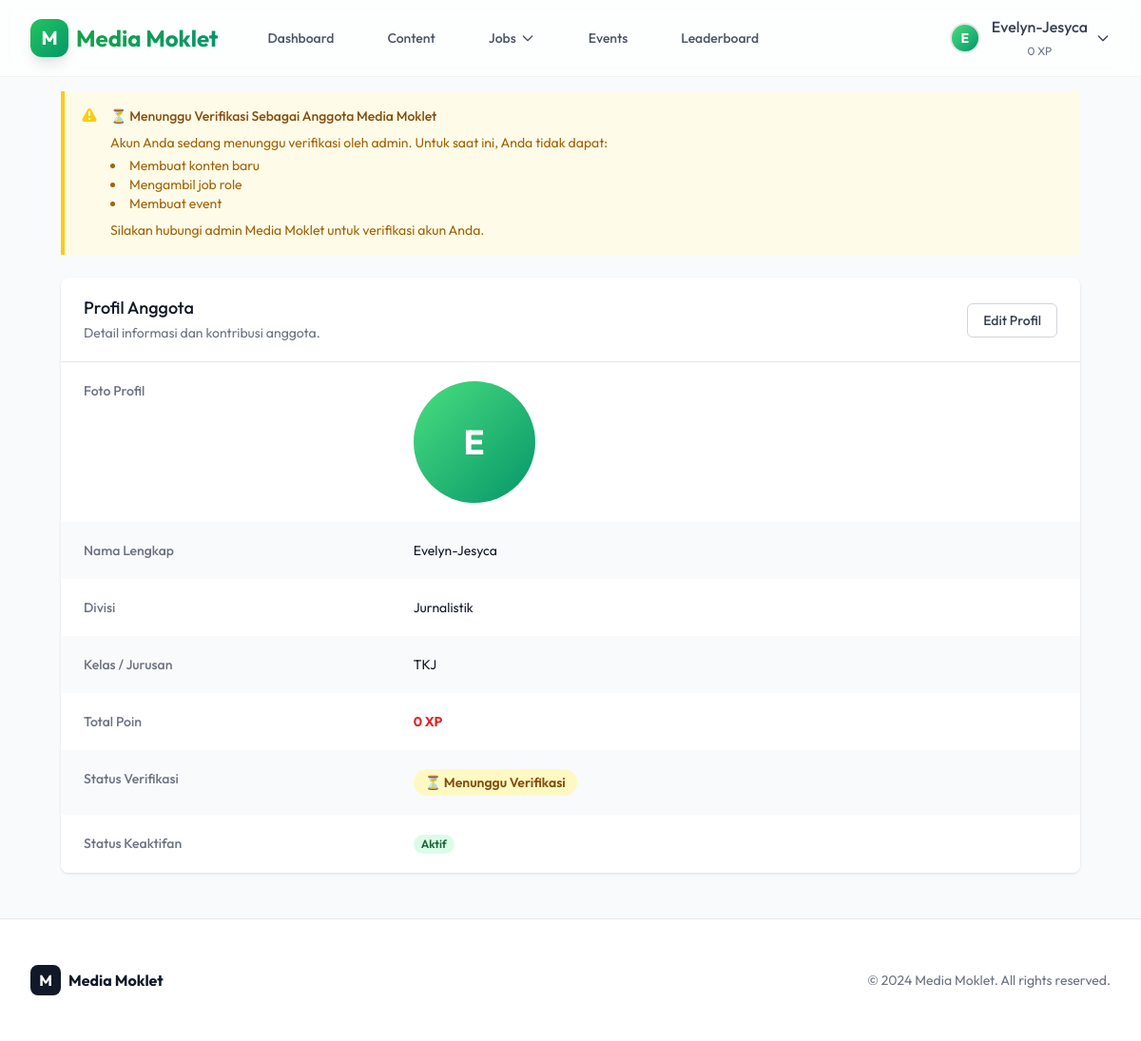
The app's page /auth/profile/ (signed in), older data.
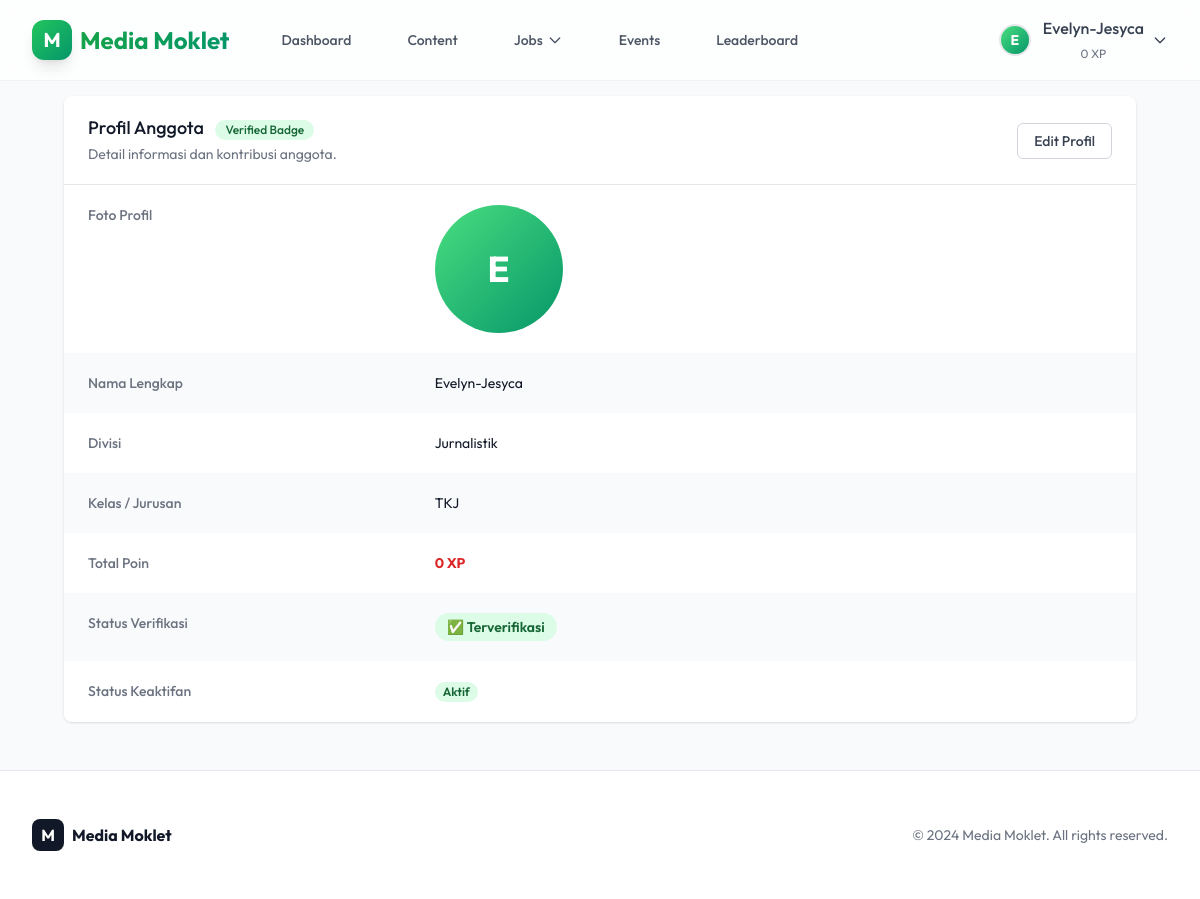
The same page, newer data.
### users/views.py (the view)
# urls.py: path('profile/', views.profile, name='profile'),
@login_required
def profile(request, username=None):
    if username:
        user_profile = get_object_or_404(User, username=username)
    else:
        user_profile = request.user
    context = {
        'profile_user': user_profile,
        'is_own_profile': request.user == user_profile
    }
    return render(request, 'users/profile.html', context)

### users/models.py (called while the page is built)
    def get_initials(self):
        if self.first_name and self.last_name:
            return f"{self.first_name[0]}{self.last_name[0]}".upper()
        return self.username[0].upper()

### users/templates/users/profile.html (shortened to what the changed rows need)
{% extends 'core/base.html' %}
{% block content %}
<div class="max-w-7xl mx-auto px-4 sm:px-6 lg:px-8">
    {% if is_own_profile and not profile_user.is_verified and not profile_user.is_staff %}
    <div class="mb-6 bg-yellow-50 border-l-4 border-yellow-400 p-4">
        <div class="flex">
            <div class="flex-shrink-0">
            </div>
            <div class="ml-3">
                <h3 class="text-sm font-medium text-yellow-800">
                    ⏳ Menunggu Verifikasi Sebagai Anggota Media Moklet
                </h3>
                <div class="mt-2 text-sm text-yellow-700">
                    <p>Akun Anda sedang menunggu verifikasi oleh admin. Untuk saat ini, Anda tidak dapat:</p>
                    <ul class="list-disc list-inside mt-1">
                        <li>Membuat konten baru</li>
                        <li>Mengambil job role</li>
                        <li>Membuat event</li>
                    </ul>
                    <p class="mt-2">Silakan hubungi admin Media Moklet untuk verifikasi akun Anda.</p>
                </div>
            </div>
        </div>
    </div>
    {% endif %}
    <div class="bg-white shadow overflow-hidden sm:rounded-lg">
        <div class="px-4 py-5 sm:px-6 flex justify-between items-center">
            <div>
                <h3 class="text-lg leading-6 font-medium text-gray-900">
                    Profil Anggota
                    {% if profile_user.is_verified %}
                    <span
                        class="ml-2 inline-flex items-center px-2.5 py-0.5 rounded-full text-xs font-medium bg-green-100 text-green-800">
                        Verified Badge
                    </span>
                    {% endif %}
                </h3>
            </div>
        </div>
        <div class="border-t border-gray-200">
            <dl>
                <div class="bg-gray-50 px-4 py-5 sm:grid sm:grid-cols-3 sm:gap-4 sm:px-6">
                    <dd class="mt-1 text-sm text-gray-900 sm:mt-0 sm:col-span-2">
                        {% if profile_user.is_verified or profile_user.is_staff %}
                        <span
                            class="px-3 py-1 inline-flex text-sm leading-5 font-semibold rounded-full bg-green-100 text-green-800">
                            ✅ Terverifikasi
                        </span>
                        {% else %}
                        <span
                            class="px-3 py-1 inline-flex text-sm leading-5 font-semibold rounded-full bg-yellow-100 text-yellow-800">
                            ⏳ Menunggu Verifikasi
                        </span>
                        {% endif %}
                    </dd>
                </div>
            </dl>
        </div>
    </div>
</div>
{% endblock %}

Row changes from the older to the newer data that the page shows:
changed User "Evelyn-Jesyca": is_verified False → True (drawn)
Text that changed along with them:
text no longer shown: "⏳ Menunggu Verifikasi Sebagai Anggota Media Moklet Akun Anda sedang menunggu verifikasi oleh admin. Untuk saat ini, Anda tidak dapat: Membuat konten baru Mengambil job role Membuat event Silakan hubungi admin Media Moklet untuk verifikasi akun Anda. ⏳ Menunggu Verifikasi"
text now shown: "Verified Badge ✅ Terverifikasi"
